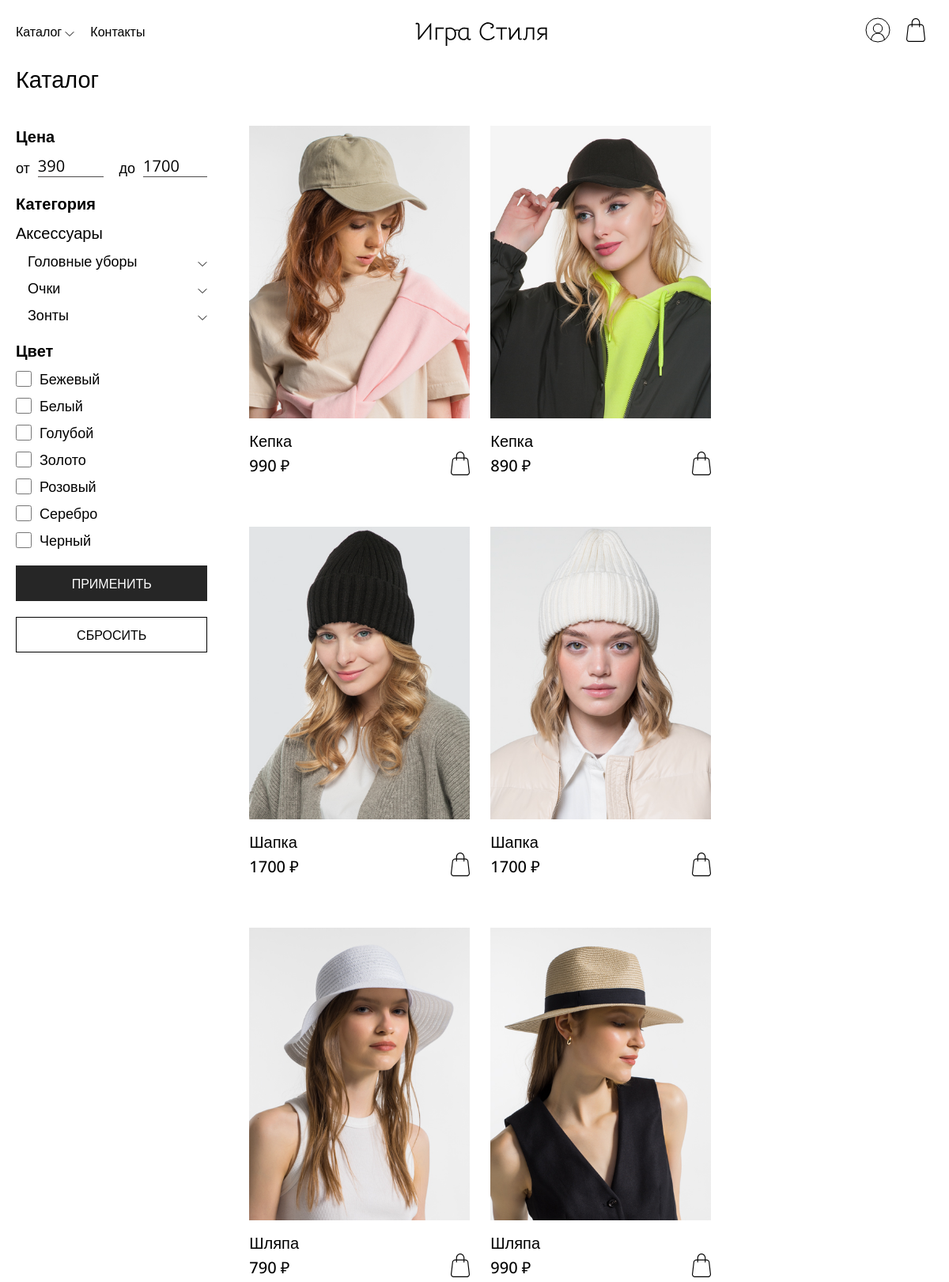
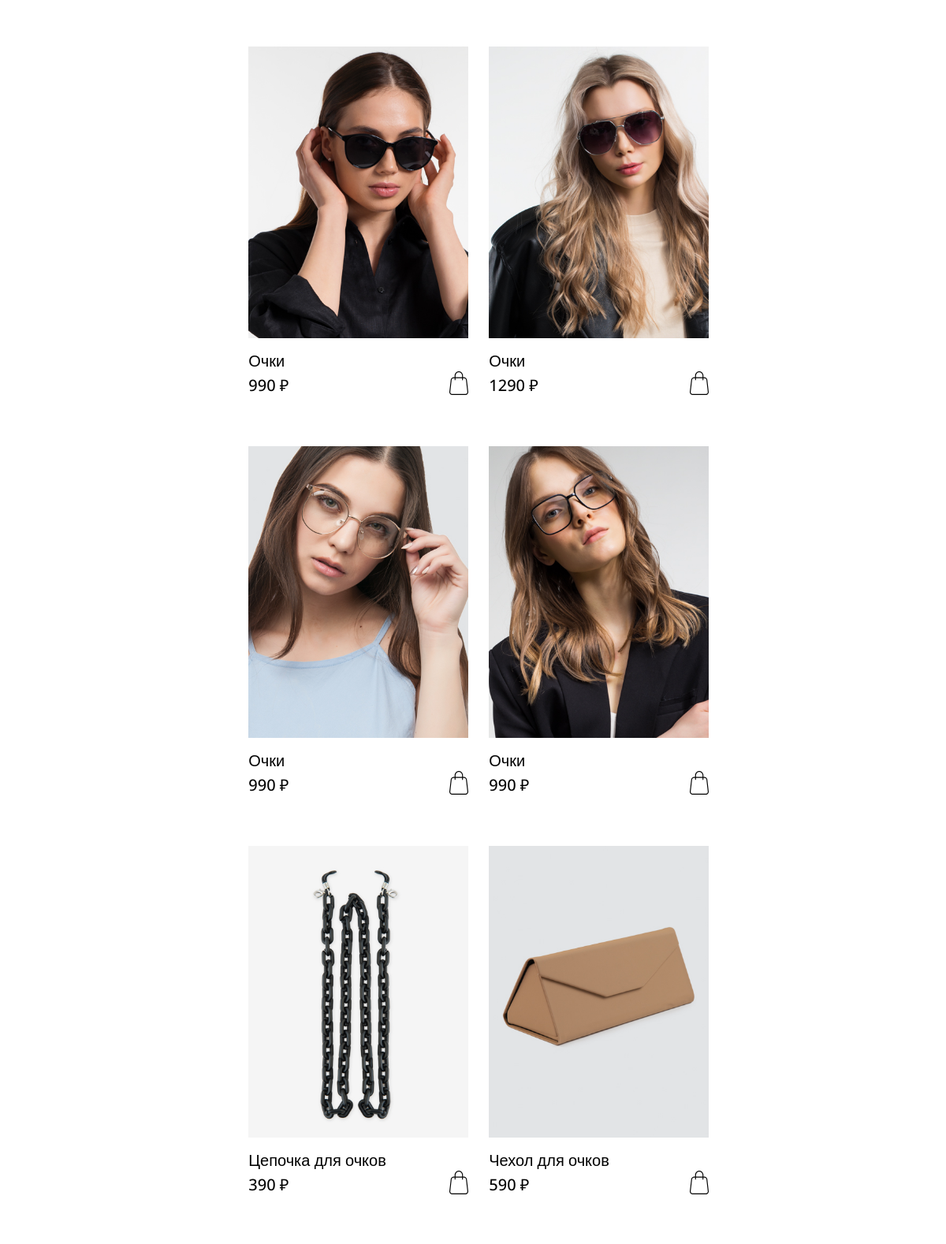
/php/catalog.php?id=2 (upper part), run on the app's committed database (2 pictures, top to bottom).
### tables this page shows
CREATE TABLE `categories` (
  `id_category` int(11) NOT NULL,
  `name_category` varchar(50) NOT NULL
);

CREATE TABLE `subcategories` (
  `id_subcategories` int(11) NOT NULL,
  `id_category` int(11) NOT NULL,
  `name_subcategory` varchar(100) NOT NULL
);

CREATE TABLE `products` (
  `id_product` int(11) NOT NULL,
  `id_product_type` int(11) NOT NULL,
  `name_product` varchar(50) NOT NULL,
  `article` varchar(11) DEFAULT NULL,
  `description` varchar(300) NOT NULL,
  `price` int(11) NOT NULL,
  `image` varchar(300) NOT NULL,
  `material` varchar(100) NOT NULL,
  `id_color` int(11) NOT NULL,
  `quantity` int(11) NOT NULL,
  `quantity_store` int(11) DEFAULT NULL
);

### php/config/catalog_filter.php (called while the page is built, shortened)
<?php
include './config/db.php';
$colorConditions = "";
$productTypeConditions = "";
$query_colors = "SELECT * FROM colors";
if (isset($_GET['id'])) {
    $categoryId = intval($_GET['id']);
    $categoryQuery = "SELECT * FROM categories WHERE id_category = $categoryId";
    $categoryName = mysqli_fetch_assoc(mysqli_query($link, $categoryQuery));
    $subcategory_query = "SELECT * FROM subcategories WHERE id_category = $categoryId";
    $result_subcategories = mysqli_query($link, $subcategory_query);
    $priceQuery = "SELECT MIN(price) AS min_price, MAX(price) AS max_price FROM products
                    WHERE id_product_type IN
                        (SELECT id_product_type FROM product_types
                        WHERE id_subcategories IN
                            (SELECT id_subcategories FROM subcategories
                            WHERE id_category = ?))";
    $priceStmt = mysqli_prepare($link, $priceQuery);
    mysqli_stmt_bind_param($priceStmt, "i", $categoryId);
    mysqli_stmt_execute($priceStmt);
    $priceResult = mysqli_stmt_get_result($priceStmt);
    $priceRow = mysqli_fetch_assoc($priceResult);
    $minPrice = intval($priceRow['min_price']);
    $maxPrice = intval($priceRow['max_price']);
    $query = "SELECT * FROM products
              WHERE quantity >= 1
              AND id_product_type IN
                  (SELECT id_product_type FROM product_types
                  WHERE id_subcategories IN
                      (SELECT id_subcategories FROM subcategories
                      WHERE id_category = ?))";
    $query .= " AND price BETWEEN ? AND ?";
    $query .= $colorConditions;
    $query .= $productTypeConditions;
    $stmt = mysqli_prepare($link, $query);
    mysqli_stmt_bind_param($stmt, "iii", $categoryId, $minPrice, $maxPrice);
    mysqli_stmt_execute($stmt);
    $stmt = mysqli_prepare($link, $query . $colorConditions);
    mysqli_stmt_bind_param($stmt, "iii", $categoryId, $minPrice, $maxPrice);
    $query_colors .= " WHERE id_color IN (SELECT DISTINCT id_color FROM products
                                            WHERE id_product_type IN
                                                (SELECT id_product_type FROM product_types
                                                WHERE id_subcategories IN
                                                    (SELECT id_subcategories FROM subcategories
                                                    WHERE id_category = $categoryId))
                                            AND quantity >= 1) ORDER BY name_color ASC";
}
$result_colors = mysqli_query($link, $query_colors);
mysqli_stmt_execute($stmt);
$result = mysqli_stmt_get_result($stmt);
$products = [];
if ($result && mysqli_num_rows($result) > 0) {
    while ($row = mysqli_fetch_assoc($result)) {
        $products[] = $row;
    }
}
$colors = [];
while ($row_color = mysqli_fetch_assoc($result_colors)) {
    $colors[] = $row_color['name_color'];
}

### php/catalog.php (the view, shortened to what this page needs)
<?php
include './components/header.php';
include './config/db.php';
include './config/catalog_filter.php';
?>
<div class="catalog">
    <div class="container">
        <h1 class="title">Каталог</h1>
        <div class="catalog-content">
            <div class="catalog-filter">
                <form method="GET" action="">
                    <p class="filter-name">Цена</p>
                    <div class="filter-price">
                        <div class="">
                            <label for="min_price">от</label>
                            <input type="number" name="min_price" id="min_price" value="<?= isset($minPrice) ? $minPrice : '' ?>">
                        </div>
                        <div class="max_price">
                            <label for="max_price">до</label>
                            <input type="number" name="max_price" id="max_price" value="<?= isset($maxPrice) ? $maxPrice : '' ?>">
                        </div>
                    </div>
                    <div class="filter-subcategory">
                        <p class="filter-name">Категория</p>
                        <?php if (!isset($_GET['id'])) : ?>
                            <?php while ($row_category = mysqli_fetch_assoc($result_categories)) : ?>
                                <p class="category-name"><?= $row_category['name_category']; ?></p>
                                <?php
                                $category_id = $row_category['id_category'];
                                $subcategory_query = "SELECT * FROM subcategories WHERE id_category = $category_id";
                                $result_subcategories = mysqli_query($link, $subcategory_query);
                                ?>
                                <?php while ($row_subcategory = mysqli_fetch_assoc($result_subcategories)) : ?>
                                    <div class="subcategory">
                                        <p class="subcategory-name" data-subcategory-id="<?= $row_subcategory['id_subcategories']; ?>"><?= $row_subcategory['name_subcategory']; ?></p>
                                        <img class="subcategory-img" src="/accessory_store/img/1.svg" alt="">
                                    </div>
                                    <div class="product-types" style="display: none;">
                                        <?php
                                        $subcategory_id = $row_subcategory['id_subcategories'];
                                        $product_type_query = "SELECT * FROM product_types WHERE id_subcategories = $subcategory_id ORDER BY name_product_type ASC";
                                        $result_product_types = mysqli_query($link, $product_type_query);
                                        ?>
                                        <?php while ($row_product_type = mysqli_fetch_assoc($result_product_types)) : ?>
                                            <div class="filter-checkbox">
                                            <?php
                                            $productTypeId = $row_product_type['id_product_type'];
                                            $isChecked = isset($_GET['product_type']) && in_array($productTypeId, $_GET['product_type']);
                                            ?>
                                            <input type="checkbox" name="product_type[]" value="<?= $productTypeId; ?>" <?= $isChecked ? 'checked' : ''; ?>>
                                            <label class="light"><?= $row_product_type['name_product_type']; ?></label>
                                        </div>
                                        <?php endwhile; ?>
                                    </div>
                                <?php endwhile; ?>
                            <?php endwhile; ?>
                        <?php else : ?>
                            <p><?= $categoryName['name_category']; ?></p>
                            <?php while ($row_subcategory = mysqli_fetch_assoc($result_subcategories)) : ?>
                                <div class="subcategory">
                                        <p class="subcategory-name" data-subcategory-id="<?= $row_subcategory['id_subcategories']; ?>"><?= $row_subcategory['name_subcategory']; ?></p>
                                        <img class="subcategory-img" src="/accessory_store/img/1.svg" alt="">
                                    </div>
                            <?php endwhile; ?>
                        <?php endif; ?>
                    </div>
                    <p class="filter-name">Цвет</p>
                    <?php foreach ($colors as $color) : ?>
                        <?php $isChecked = isset($_GET['colors']) && in_array($color, $_GET['colors']); ?>
                        <div class="filter-checkbox">
                            <input type="checkbox" name="colors[]" id="<?= $color ?>" value="<?= $color ?>" <?= $isChecked ? 'checked' : ''; ?>>
                            <label for="<?= $color ?>" <?= $isChecked ? 'class="selected"' : ''; ?>><?= $color ?></label>
                        </div>
                    <?php endforeach; ?>
                    <div class="filter-button">
                        <button class="button-catalog" type="submit">ПРИМЕНИТЬ</button>
                        <button class="button-reset"><a href="<?= isset($_GET['id']) ? 'catalog.php?id=' . $_GET['id'] : 'catalog.php' ?>" class="reset-filter-button">СБРОСИТЬ</a></button>
                    </div>
                </form>
            </div>
            <div class="catalog-products">
                <?php if (!empty($products)) : ?>
                    <?php foreach ($products as $product) : ?>
                        <div class="catalog-cart">
                            <a href="product.php?id=<?= $product['id_product']; ?>">
                                <img class="catalog-picture" src="<?= $product['image']; ?>" alt="">
                                <p><?= $product['name_product']; ?></p>
                            </a>
                            <div class="catalog-cart-points">
                                <p><?= $product['price']; ?> ₽</p>
                                <form class="addToCartForm" action="/accessory_store/php/config/add_to_cart.php" method="post">
                                    <button type="submit" style="border: none; background: none; cursor: pointer;">
                                        <img src="/accessory_store/img/cart.svg" alt="">
                                    </button>
                                </form>
                            </div>
                        </div>
                    <?php endforeach; ?>
                <?php else : ?>
                    <h2>Нет товаров</h2>
                <?php endif; ?>
            </div>
        </div>
    </div>
</div>
</body>
</html>

### css/style.css (style rules this page uses)
button { background: transparent; border: none; font-weight: 400; font-size: 16px; cursor: pointer; }
button a { color: #FEFEFE; }
.button-catalog { width: 150px; height: 45px; background: #262626; color: #FEFEFE; }
.button-reset { width: 150px; height: 45px; color: #000; background-color: #fff; border: 1px solid #000; }
* { margin: 0; padding: 0; font-family: "Open Sans", sans-serif; }
a { text-decoration: none; color: inherit; }
p { font-size: 20px; }
h1, h2, h3 { font-style: normal; }
h1 { font-size: clamp(1.13rem, 0.83rem + 1.3vw, 2rem); font-weight: 400; }
.container { max-width: 1200px; margin-right: auto; margin-left: auto; }
.title, .title-index { margin-bottom: 40px; }
.catalog .catalog-picture { max-width: 285px; height: 370px; margin-bottom: 10px; }
.catalog .catalog-content, .catalog .catalog-rec { display: flex; justify-content: space-between; }
.catalog .catalog-content .catalog-filter, .catalog .catalog-rec .catalog-filter { width: 250px; margin-right: 50px; }
.catalog .catalog-content .catalog-filter .filter-name, .catalog .catalog-rec .catalog-filter .filter-name { font-weight: 700; margin-bottom: 10px; }
.catalog .catalog-content .catalog-filter .filter-subcategory, .catalog .catalog-rec .catalog-filter .filter-subcategory { margin-bottom: 20px; }
.catalog .catalog-content .catalog-filter .subcategory, .catalog .catalog-rec .catalog-filter .subcategory { display: flex; justify-content: space-between; margin-left: 15px; align-items: baseline; }
.catalog .catalog-content .catalog-filter .subcategory .subcategory-name, .catalog .catalog-rec .catalog-filter .subcategory .subcategory-name { font-size: 18px; margin-top: 10px; }
.catalog .catalog-content .catalog-filter label, .catalog .catalog-rec .catalog-filter label { font-size: 18px; }
.catalog .catalog-content .catalog-filter .filter-price, .catalog .catalog-rec .catalog-filter .filter-price { display: flex; margin-bottom: 20px; }
.catalog .catalog-content .catalog-filter .filter-price div, .catalog .catalog-rec .catalog-filter .filter-price div { display: flex; align-items: flex-end; }
.catalog .catalog-content .catalog-filter .filter-price .max_price, .catalog .catalog-rec .catalog-filter .filter-price .max_price { margin-left: 20px; }
.catalog .catalog-content .catalog-filter .filter-price label, .catalog .catalog-rec .catalog-filter .filter-price label { margin-right: 10px; }
.catalog .catalog-content .catalog-filter .filter-price input, .catalog .catalog-rec .catalog-filter .filter-price input { height: auto; }
.catalog .catalog-content .catalog-filter .filter-checkbox, .catalog .catalog-rec .catalog-filter .filter-checkbox { display: flex; align-items: center; margin-top: 10px; }
.catalog .catalog-content .catalog-filter .filter-checkbox input, .catalog .catalog-rec .catalog-filter .filter-checkbox input { height: 20px; width: 20px; margin-right: 10px; }
.catalog .catalog-content .filter-button, .catalog .catalog-rec .filter-button { margin-top: 20px; }
.catalog .catalog-content .filter-button a, .catalog .catalog-rec .filter-button a { color: #000; }
.catalog .catalog-content .filter-button button, .catalog .catalog-rec .filter-button button { width: 100%; margin-bottom: 20px; }
.catalog .catalog-products, .catalog .catalog-rec { width: 100%; display: grid; grid-template-columns: repeat(auto-fit, minmax(285px, 1rem)); justify-items: center; justify-content: start; grid-column-gap: 20px; }
.catalog .catalog-products { width: 895px; }
.catalog .catalog-cart { margin-bottom: 60px; }
.catalog .catalog-cart p { font-weight: 300; }
.catalog .catalog-cart .catalog-cart-points { display: flex; align-items: center; justify-content: space-between; }
.catalog .catalog-cart .catalog-cart-points p { font-weight: 500; }
form input, form select, form textarea { display: inline-block; width: 100%; height: 40px; background: none; border: none; outline: 0; border-bottom: 1px solid #4D4B4B; font-size: 20px; }
form input::placeholder, form select::placeholder, form textarea::placeholder { font-size: 16px; }
@media screen and (max-width: 1280px) { .categories, .container, footer, .nav-menu { margin-left: 20px; margin-right: 20px; } }

### data on the page
categories: name_category "Аксессуары"
subcategories: name_subcategory "Головные уборы"
subcategories: name_subcategory "Очки"
subcategories: name_subcategory "Зонты"
products: image (picture), name_product "Кепка", price "990"
products: image (picture), name_product "Кепка", price "890"
products: image (picture), name_product "Шапка", price "1700"
products: image (picture), name_product "Шапка", price "1700"
products: image (picture), name_product "Шляпа", price "790"
products: image (picture), name_product "Шляпа", price "990"
products: image (picture), name_product "Очки", price "990"
products: image (picture), name_product "Очки", price "1290"
products: image (picture), name_product "Очки", price "990"
products: image (picture), name_product "Очки", price "990"
products: image (picture), name_product "Цепочка для очков", price "390"
products: image (picture), name_product "Чехол для очков", price "590"

### other printed values
$color "Бежевый"
$color "Белый"
$color "Голубой"
$color "Золото"
$color "Розовый"
$color "Серебро"
$color "Черный"
